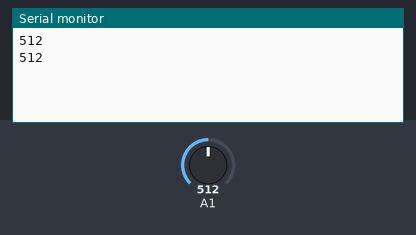
The sketch below on a simulated Arduino Uno, built with avr-gcc and run on an emulated ATmega328P. Shown: the last lines printed to the serial monitor. The inputs (shaded band) are chosen by the test bench; at power-on: A1 = 512.

Above: at 1.8 s.
1.9 s: A1 set to 716
At 2.8 s:
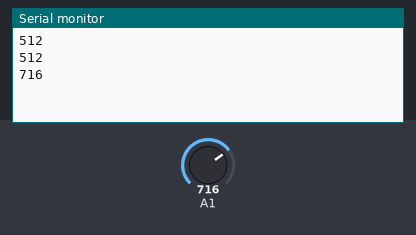
3.4 s: A1 set to 900
At 4.6 s:
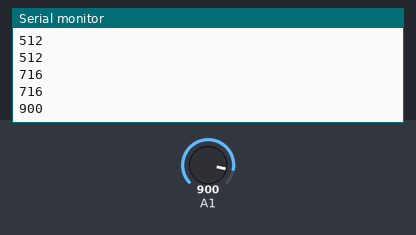
Timing chart, 0 to 6.4 s (numbered marks = the images above; inputs shaded):
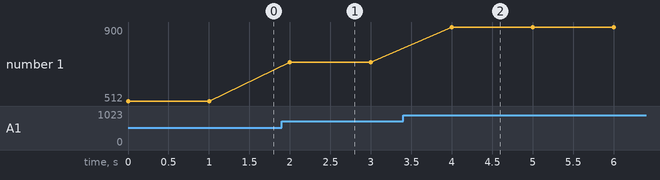

The sketch:

Turbility-Sensor.ino
```cpp
void setup(){
  Serial.begin(9600);
}

void loop(){
  int Sensor_value = analogRead(1);
  Serial.println(Sensor_value);
  delay(1000);
}
```

Measured:
- after the input at 1.9 s, the serial monitor: prints a new line after 0.10 s (image 1)
- after the input at 3.4 s, the serial monitor: prints a new line after 0.60 s (image 2)
- plotted number 1: 512 → 716 after the input at 1.9 s, 716 → 900 after the input at 3.4 s
